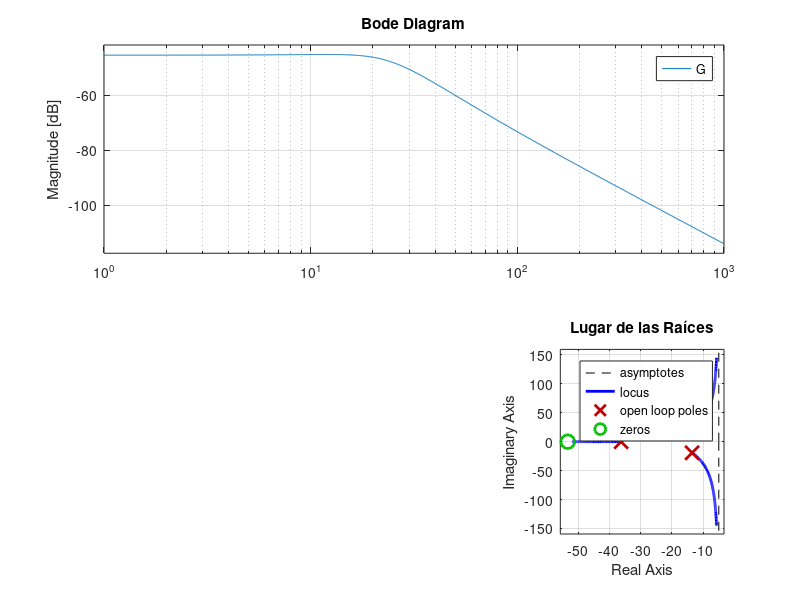

The MATLAB source for this figure: (Note: this script raises an error after producing the figure.)
%% SISTEMA MECÁNICO VIBRATORIO - DEFINICIÓN DE PARÁMETROS Y MODELO
% Sistema de barra articulada con resortes y amortiguadores acoplados
% Autor: Daniel García Araque
% Fecha: 2026

clear all; close all; clc;

%% PARÁMETROS FÍSICOS DEL SISTEMA
L = 1.0;        % Longitud de la barra [m]
J = 0.5;        % Momento de inercia [kg·m²]
K1 = 500;       % Constante del resorte 1 [N/m]
K2 = 300;       % Constante del resorte 2 [N/m]
B1 = 20;        % Constante del amortiguador 1 [N·s/m]
B2 = 15;        % Constante del amortiguador 2 [N·s/m]

fprintf('=== PARÁMETROS DEL SISTEMA ===\n');
fprintf('L  = %.2f m\n', L);
fprintf('J  = %.2f kg·m²\n', J);
fprintf('K1 = %.0f N/m\n', K1);
fprintf('K2 = %.0f N/m\n', K2);
fprintf('B1 = %.0f N·s/m\n', B1);
fprintf('B2 = %.0f N·s/m\n\n', B2);

%% COEFICIENTES DE LA FUNCIÓN DE TRANSFERENCIA
% G(s) = (b1*s + b0) / (a3*s^3 + a2*s^2 + a1*s + a0)

% Numerador
b1 = L^2 * B2;
b0 = L^2 * (K1 + K2);

% Denominador
a3 = J * B2;
a2 = J*(K1 + K2) + (L^2 * B1 * B2)/4;
a1 = (L^2 * B1 * (K1 + K2))/4 + K1 * L^2 * B2;
a0 = K1 * L^2 * K2;

fprintf('=== COEFICIENTES DE LA FUNCIÓN DE TRANSFERENCIA ===\n');
fprintf('Numerador:   b1 = %.2f, b0 = %.2f\n', b1, b0);
fprintf('Denominador: a3 = %.2f, a2 = %.2f, a1 = %.2f, a0 = %.0f\n\n', a3, a2, a1, a0);

%% FUNCIÓN DE TRANSFERENCIA
num = [b1 b0];
den = [a3 a2 a1 a0];

% Crear objeto de función de transferencia
G = tf(num, den);

fprintf('=== FUNCIÓN DE TRANSFERENCIA G(s) = Y(s)/Fa(s) ===\n');
disp(G);

%% FORMA SIMPLIFICADA (dividiendo por a3)
num_simp = num/a3;
den_simp = den/a3;

G_simp = tf(num_simp, den_simp);
fprintf('\n=== FUNCIÓN DE TRANSFERENCIA SIMPLIFICADA ===\n');
disp(G_simp);

%% ANÁLISIS DE POLOS Y CEROS
polos = pole(G);
ceros = zero(G);

fprintf('\n=== ANÁLISIS DE POLOS Y CEROS ===\n');
fprintf('Polos del sistema:\n');
for i = 1:length(polos)
    if imag(polos(i)) == 0
        fprintf('  p%d = %.4f (real)\n', i, real(polos(i)));
    else
        fprintf('  p%d = %.4f %+.4fi\n', i, real(polos(i)), imag(polos(i)));
    end
end

fprintf('\nCeros del sistema:\n');
for i = 1:length(ceros)
    if imag(ceros(i)) == 0
        fprintf('  z%d = %.4f (real)\n', i, real(ceros(i)));
    else
        fprintf('  z%d = %.4f %+.4fi\n', i, real(ceros(i)), imag(ceros(i)));
    end
end

% Verificar estabilidad
if all(real(polos) < 0)
    fprintf('\n✓ SISTEMA ESTABLE (todos los polos tienen parte real negativa)\n');
else
    fprintf('\n✗ SISTEMA INESTABLE (existe al menos un polo con parte real positiva)\n');
end

%% CARACTERÍSTICAS DE LOS POLOS COMPLEJOS DOMINANTES
% Identificar polos complejos conjugados
polos_complejos = polos(abs(imag(polos)) > 1e-6);

if ~isempty(polos_complejos)
    % Tomar el par dominante (menor parte real negativa)
    [~, idx] = max(real(polos_complejos));
    polo_dom = polos_complejos(idx);
    
    wn = abs(polo_dom);
    zeta = -real(polo_dom)/wn;
    wd = abs(imag(polo_dom));
    
    fprintf('\n=== POLOS COMPLEJOS DOMINANTES ===\n');
    fprintf('Polo dominante: %.4f %+.4fi\n', real(polo_dom), imag(polo_dom));
    fprintf('Frecuencia natural (ωn): %.4f rad/s\n', wn);
    fprintf('Factor de amortiguamiento (ζ): %.4f\n', zeta);
    fprintf('Frecuencia amortiguada (ωd): %.4f rad/s\n', wd);
    
    % Predicciones teóricas
    ts_2 = 4/(zeta*wn);
    ts_5 = 3/(zeta*wn);
    Mp = exp(-pi*zeta/sqrt(1-zeta^2)) * 100;
    tp = pi/wd;
    
    fprintf('\n=== PREDICCIONES DE RESPUESTA (2do orden aproximado) ===\n');
    fprintf('Tiempo de asentamiento (2%%): %.4f s\n', ts_2);
    fprintf('Tiempo de asentamiento (5%%): %.4f s\n', ts_5);
    fprintf('Sobrepico máximo: %.2f%%\n', Mp);
    fprintf('Tiempo de pico: %.4f s\n', tp);
end

%% REPRESENTACIÓN EN ESPACIO DE ESTADOS
% Estados: x = [theta; theta_dot; x; x_dot]
% Entrada: u = fa
% Salida: y = L*theta

% Matriz A
A = [0, 1, 0, 0;
     -K1*L^2/J, -L^2*B1/(4*J), K1*L/J, 0;
     0, 0, 0, 1;
     K1*L/B2, 0, -(K1+K2)/B2, 0];

% Matriz B
B = [0; L/J; 0; 0];

% Matriz C
C = [L, 0, 0, 0];

% Matriz D
D = 0;

% Crear sistema en espacio de estados
sys_ss = ss(A, B, C, D);

fprintf('\n\n=== REPRESENTACIÓN EN ESPACIO DE ESTADOS ===\n');
fprintf('dx/dt = Ax + Bu\n');
fprintf('y = Cx + Du\n\n');

fprintf('Matriz A (4x4):\n');
disp(A);

fprintf('Matriz B (4x1):\n');
disp(B);

fprintf('Matriz C (1x4):\n');
disp(C);

fprintf('Matriz D:\n');
disp(D);

% Verificar equivalencia
fprintf('\n=== VERIFICACIÓN: Conversión SS -> TF ===\n');
G_from_ss = tf(sys_ss);
disp(G_from_ss);

%% GRÁFICAS DE CARACTERIZACIÓN
figure('Name', 'Análisis del Sistema en Lazo Abierto', 'Position', [100 100 1200 800]);

% Diagrama de polos y ceros
subplot(2,3,1);
pzmap(G);
grid on;
title('Diagrama de Polos y Ceros');
xlabel('Parte Real');
ylabel('Parte Imaginaria');

% Respuesta al impulso
subplot(2,3,2);
impulse(G);
grid on;
title('Respuesta al Impulso');

% Respuesta al escalón
subplot(2,3,3);
step(G);
grid on;
title('Respuesta al Escalón');

% Diagrama de Bode
subplot(2,3,[4,5]);
bode(G);
grid on;
title('Diagrama de Bode');

% Lugar de las raíces
subplot(2,3,6);
rlocus(G);
grid on;
title('Lugar de las Raíces');

%% GUARDAR DATOS DEL SISTEMA
save('ejercicio_uno/datos_sistema.mat', 'G', 'sys_ss', 'L', 'J', 'K1', 'K2', 'B1', 'B2', ...
     'polos', 'ceros', 'A', 'B', 'C', 'D', 'num', 'den', 'b1', 'b0', 'a3', 'a2', 'a1', 'a0');

fprintf('\n✓ Datos del sistema guardados en "ejercicio_uno/datos_sistema.mat"\n');
fprintf('\n=== FIN DEL ANÁLISIS ===\n');
